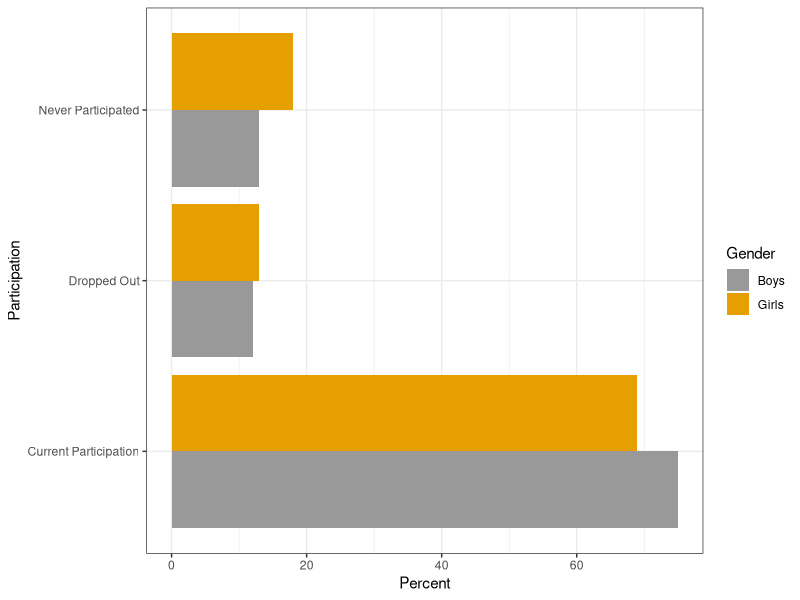
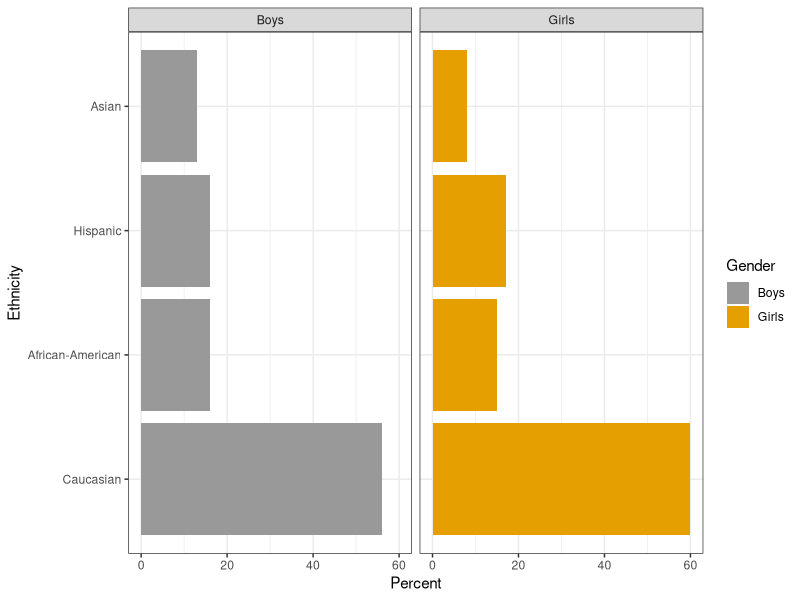
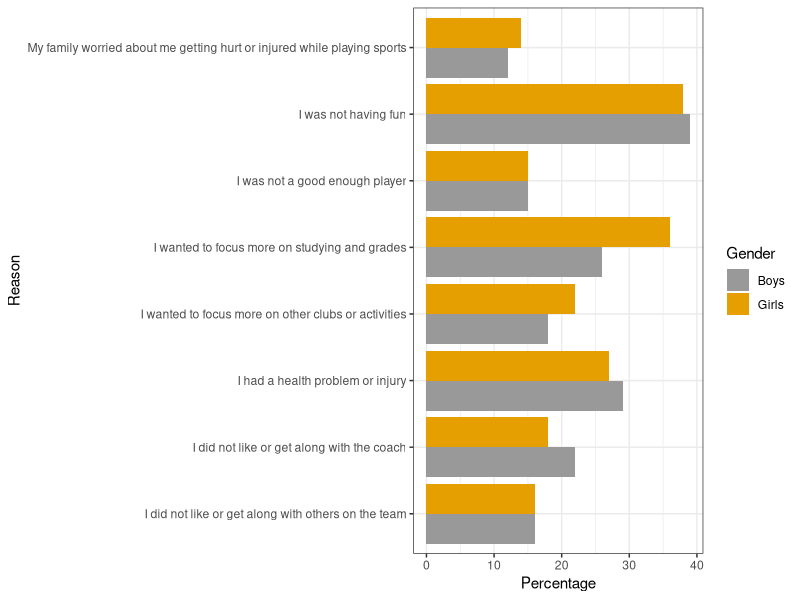

Reproduce these figures in R, in order.
## ---- chunk 1
#| label: fig-sports-gender
#| fig-cap: Participation in Organized and\nTeam Sports (Percent) by Gender
#| warning: false
#| echo: false

library(tidyverse)

# The palette with grey:
cbPalette <- c("#999999", "#E69F00", "#56B4E9", "#009E73", "#F0E442", "#0072B2", "#D55E00", "#CC79A7")

tibble(
  Participation = c("Never Participated", "Dropped Out", "Current Participation"),
  Girls = c(18, 13, 69),
  Boys = c(13, 12, 75)
) |>  
  pivot_longer(
    -1,
    names_to = "Gender",
    values_to = "Percent"
  ) |>  
  ggplot(aes(x = Percent, y = Participation, fill = Gender)) +
  geom_col(position = position_dodge()) +
  # labs(title = "Participation in Organized and\nTeam Sports (Percent) by Gender") +
  scale_fill_manual(values = cbPalette) +
  theme_bw()

## ---- chunk 2
#| label: fig-sports-gender-ethnicity
#| fig-cap: Percent of students participating in Organized Sports, by Gender, Race and Ethnicity
#| warning: false
#| echo: false

tibble(
  # Participation = c("Never Participated", "Dropped Out", "Current Participation"),
    Ethnicity = 
      c("Caucasian", "African-American", "Hispanic", "Asian"),
    Girls = c(60, 15, 17, 8),
  Boys = c(56, 16, 16, 13)
) %>% 
  mutate(
    Ethnicity = factor(
      Ethnicity,
      levels = c("Caucasian", "African-American", "Hispanic", "Asian")
    )
  ) |> 
  pivot_longer(
    -1,
    names_to = "Gender",
    values_to = "Percent"
  ) %>% 
    # mutate(name = fct_reorder(Ethnicity, desc(Percent))) %>%
  ggplot(aes(x = Percent, y = Ethnicity, fill = Gender)) +
  geom_col(position = position_dodge()) +
  scale_fill_manual(values = cbPalette) + 
  theme_bw() +
  facet_grid( ~ Gender)

## ---- chunk 3
#| label: fig-sports-stop
#| fig-cap: Top Reasons Dropped Out or Stopped Playing Organized/Team Sports
#| warning: false
#| echo: false

# Need to reformat plot

tibble(
  Reason = c(
    "I was not having fun",
    "I wanted to focus more on studying and grades",
    "I had a health problem or injury",
    "I wanted to focus more on other clubs or activities",
    "I did not like or get along with the coach",
    "I did not like or get along with others on the team",
    "I was not a good enough player",
    "My family worried about me getting hurt or injured while playing sports"
  ),
  Girls = c(
    38,
    36,
    27,
    22,
    18,
    16,
    15,
    14
  ),
  Boys = c(
    39,
    26,
    29,
    18,
    22,
    16,
    15,
    12
  )
) %>% 
  pivot_longer(
    -1,
    names_to = "Gender",
    values_to = "Percentage"
  ) %>% 
  ggplot(
    aes(
      x = Percentage,
      y = Reason,
      group = Gender,
      fill = Gender
    )
  ) +
  geom_bar(stat = "identity", position = position_dodge()) +
  scale_fill_manual(values = cbPalette) +
  theme_bw()
